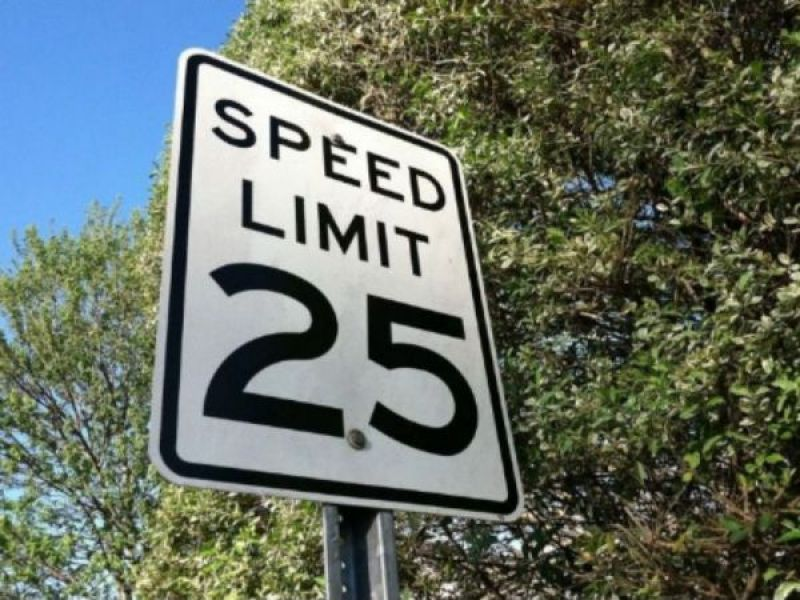
#> input picture perspective_transform/Speed_Sign_View_2.jpg, 800 x 600 px
$ jupyter execute perspective_transform.ipynb
#> lines starting #> are read from the running program, lines starting #| are printed output that depends on the picture; after the words box and inside, x2 and y2 are one past the last pixel; in counts of white or black regions, pixels touching at a corner belong together
# Perspective Transform: Straightening a Traffic Sign

A camera sees a flat object at an angle, so a rectangle appears as a **quadrilateral** and parallel lines converge. A **perspective transform** maps that quadrilateral back to a rectangle, as if the camera looked straight at the object. This is the core of a **bird's-eye view** in lane detection, and it gives a classifier a front-on view of a traffic sign.

This notebook does the following on a speed limit sign photographed at an angle:
1. Explains how a perspective transform differs from the affine transforms in the previous notebook.
2. Marks the four corners of the sign and checks them on the image.
3. Computes the 3 × 3 perspective matrix from the four corner pairs.
4. Warps the sign to a straight, rectangular view.
5. Checks the matrix by mapping the corners and measuring the error.
6. Saves all results to `output/`.

## 1. Imports

- `cv2` (OpenCV): image I/O, perspective matrix and warping
- `matplotlib`: displaying images
- `numpy`: array operations
- `pathlib`: file paths that work on any OS

[cell 1]
from pathlib import Path

import cv2
import matplotlib.pyplot as plt
import numpy as np

plt.rcParams["figure.dpi"] = 80  # keeps the saved notebook small

## 2. Perspective transform and homography

An affine transform (rotation, translation, scaling) keeps parallel lines parallel. A perspective transform does not: two rails that converge into the distance can be made parallel again. It is described by a $3 \times 3$ matrix $H$, called a **homography**, and uses homogeneous coordinates:

$$\begin{bmatrix} x' \\ y' \\ w \end{bmatrix} = H \begin{bmatrix} x \\ y \\ 1 \end{bmatrix}, \qquad x_{\text{out}} = \frac{x'}{w}, \quad y_{\text{out}} = \frac{y'}{w}$$

The division by $w$ is what produces the perspective effect. $H$ has 8 free values, because its last entry is fixed to 1 and the overall scale does not change the result. Each pair of matching points gives 2 equations, so **4 point pairs** are exactly enough. `cv2.getPerspectiveTransform` solves that system.

With exactly 4 points, a single wrong corner gives a wrong matrix. With noisy points, use more points and `cv2.findHomography` with RANSAC, which ignores outliers.

## 3. Configuration

- `INPUT_PATH`: the sign photo.
- `SOURCE_POINTS`: the four corners of the sign in the photo, in pixels, in the order top-left, top-right, bottom-right, bottom-left. They were read from the image by eye.
- `OUTPUT_SIZE`: the `(width, height)` of the straightened sign in pixels. It follows the sign's proportions, which are close to 3:4 here.
- All results are saved to `OUTPUT_DIR`.

[cell 2]
INPUT_PATH = Path("Speed_Sign_View_2.jpg")
OUTPUT_DIR = Path("output")

SOURCE_POINTS = np.float32([
    [185, 50],   # top-left
    [452, 150],  # top-right
    [523, 515],  # bottom-right
    [150, 478],  # bottom-left
])
OUTPUT_SIZE = (300, 400)  # (width, height) of the straightened sign

## 4. Load the image and check the corners

Helper functions:
- `load_image` wraps `cv2.imread`, which returns `None` on failure instead of raising an error.
- `show_images` shows several images side by side. Colour images are converted from BGR to RGB before display.
- `draw_polygon` draws the four points and the outline on a copy of the image, so the chosen corners can be checked by eye.
- `save_image` writes an image and checks the result.

Check that the red outline follows the outer edge of the sign before going on.

[cell 3]
def load_image(path: Path) -> np.ndarray:
    """Load a colour image with OpenCV (BGR order) and raise a clear error if it fails."""
    image = cv2.imread(str(path), cv2.IMREAD_COLOR)
#> image is the input picture: shape (600, 800, 3); mean B, G, R 99.4, 110.1, 100.7
    if image is None:
        raise FileNotFoundError(f"Could not read image: {path.resolve()}")
    return image


def show_images(images: dict[str, np.ndarray], cols: int | None = None, size: float = 5.0) -> None:
    """Show several images side by side. Colour images are converted from BGR to RGB for matplotlib."""
    cols = cols or len(images)
    rows = -(-len(images) // cols)  # ceiling division
    fig, axes = plt.subplots(rows, cols, figsize=(size * cols, size * rows * 0.75),
                             squeeze=False, layout="constrained")
    for ax in axes.ravel():
        ax.axis("off")
    for ax, (title, img) in zip(axes.ravel(), images.items()):
        if img.ndim == 2:
            ax.imshow(img, cmap="gray", vmin=0, vmax=255)
        else:
            ax.imshow(cv2.cvtColor(img, cv2.COLOR_BGR2RGB))
        ax.set_title(title)
    plt.show()


def draw_polygon(img: np.ndarray, points: np.ndarray) -> np.ndarray:
    """Return a copy of the image with the outline and corner points drawn in red."""
    out = img.copy()
    pts = points.astype(np.int32).reshape(-1, 1, 2)
    cv2.polylines(out, [pts], isClosed=True, color=(0, 0, 255), thickness=2)
    for x, y in points.astype(int):
        cv2.circle(out, (x, y), 5, (0, 0, 255), thickness=-1)
    return out


def save_image(path: Path, image: np.ndarray) -> None:
    """Save a BGR or single-channel image with OpenCV, raising an error if it fails."""
    path.parent.mkdir(parents=True, exist_ok=True)
    if not cv2.imwrite(str(path), image):
        raise OSError(f"Could not write image: {path.resolve()}")
    print(f"Saved {path}")

[cell 4]
image = load_image(INPUT_PATH)
height, width = image.shape[:2]
#> height = 600; width = 800
print(f"Image size (height, width): {height}, {width}")
#| Image size (height, width): 600, 800

marked = draw_polygon(image, SOURCE_POINTS)
#> in draw_polygon, `cv2.polylines(out, [pts], isClosed=True, color=(0, 0, 255), thickness=2)`:
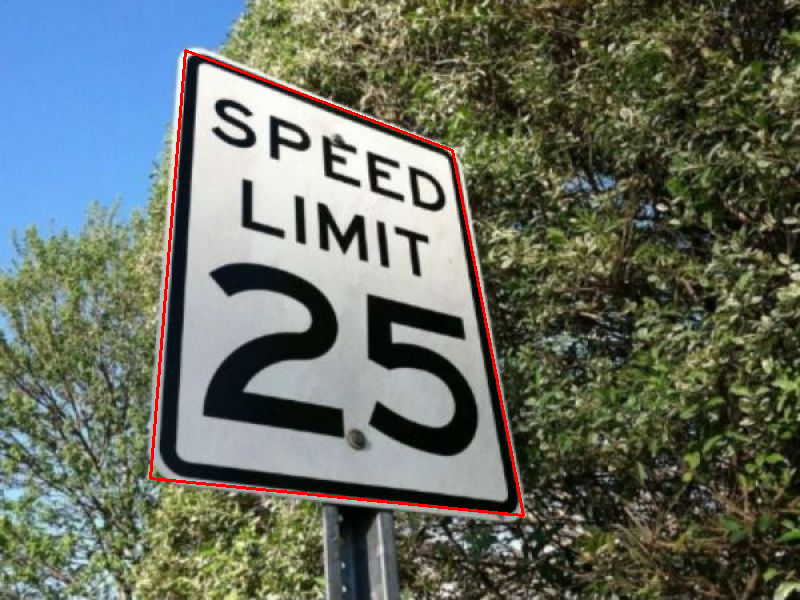
#> out: shape (600, 800, 3); 0.88% of pixels changed, all inside (x1, y1, x2, y2) = (149, 49, 525, 517)
#> after the loop in draw_polygon, `for x, y in points.astype(int):`:
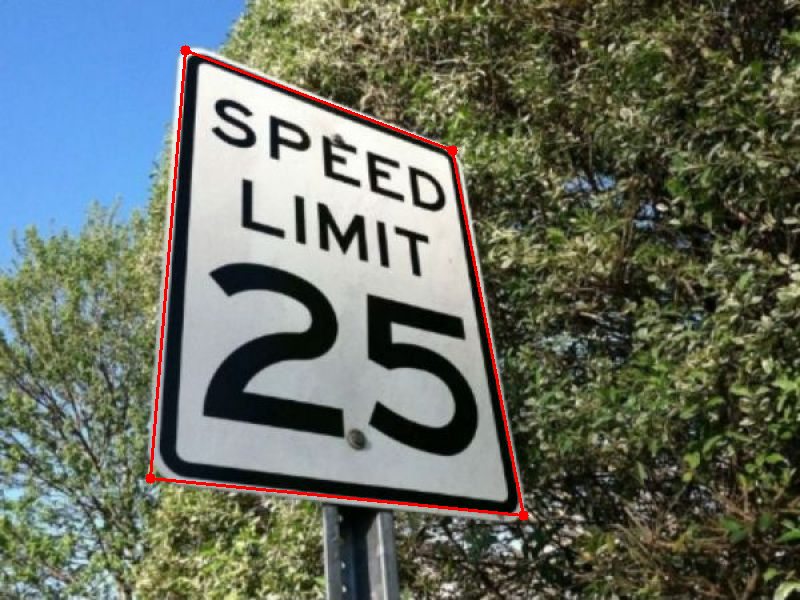
#> out: shape (600, 800, 3); 0.04% of pixels changed, all inside (x1, y1, x2, y2) = (145, 45, 529, 521)
show_images({"Sign corners (red)": marked})
#> in show_images, `cols = cols or len(images)`: cols = 1
#> the loop in show_images, `for ax in axes.ravel():` made 1 pass
#> the loop in show_images, `for ax, (title, img) in zip(axes.ravel(), images.items()):` made 1 pass
#> title on pass 1: 'Sign corners (red)'

## 5. Compute the perspective matrix

The destination points are the corners of an upright rectangle of size `OUTPUT_SIZE`, in the same order as the source points. `cv2.getPerspectiveTransform` returns the $3 \times 3$ matrix $H$ that maps each source corner to its destination corner.

[cell 5]
out_w, out_h = OUTPUT_SIZE
DESTINATION_POINTS = np.float32([
    [0, 0],           # top-left
    [out_w, 0],       # top-right
    [out_w, out_h],   # bottom-right
    [0, out_h],       # bottom-left
])

H = cv2.getPerspectiveTransform(SOURCE_POINTS, DESTINATION_POINTS)
#> H = [[0.795, 0.065, -150.3], [-0.441, 1.18, 22.71], [-0.000901, 0.000907, 1]]
print("Perspective matrix H:\n", np.round(H, 4))
#| Perspective matrix H:
#|  [[ 7.948000e-01  6.500000e-02 -1.502876e+02]
#|  [-4.410000e-01  1.177500e+00  2.271270e+01]
#|  [-9.000000e-04  9.000000e-04  1.000000e+00]]

## 6. Warp the sign

`cv2.warpPerspective` works like `warpAffine` from the previous notebook. For each pixel of the output it looks up the matching position in the photo, using $H^{-1}$, and interpolates between pixels where needed.

[cell 6]
warped = cv2.warpPerspective(image, H, OUTPUT_SIZE)
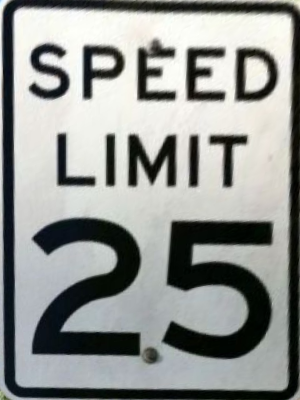
#> warped: shape (400, 300, 3); mean B, G, R 145.7, 148.6, 146

show_images({
    "Original photo": image,
    "Straightened sign": warped,
})
#> call 2 of show_images, with size = 5
#> in show_images (call 2), `cols = cols or len(images)`: cols = 2
#> the loop in show_images (call 2), `for ax in axes.ravel():` made 2 passes
#> the loop in show_images (call 2), `for ax, (title, img) in zip(axes.ravel(), images.items()):` made 2 passes
#> in show_images (call 2), `plt.show()`:
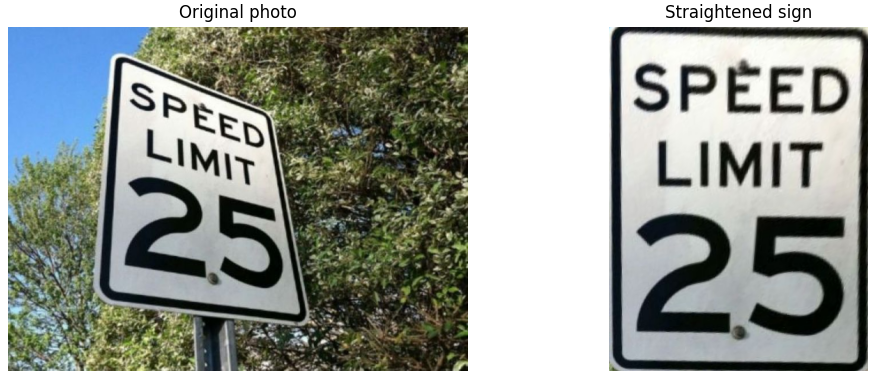
#> figure drawn by matplotlib, 2 panels

## 7. Check the matrix

If the corners are right, mapping each source point with $H$ gives its destination point. `cv2.perspectiveTransform` applies $H$ to points, including the division by $w$. The error below is the distance in pixels between the mapped points and the destination corners. It should be close to zero, which only shows that the matrix fits the four points. It does not show that the four points were placed correctly on the sign, which is why section 4 checks them by eye.

[cell 7]
mapped = cv2.perspectiveTransform(SOURCE_POINTS.reshape(-1, 1, 2), H).reshape(-1, 2)
#> mapped = [[0, -2.02e-14], [300, 4.87e-15], [300, 400], [0, 400]]
errors = np.linalg.norm(mapped - DESTINATION_POINTS, axis=1)
#> errors = [2.02e-14, 4.87e-15, 0, 0]

for name, error in zip(["top-left", "top-right", "bottom-right", "bottom-left"], errors):
    print(f"{name:>13}: error {error:.4f} px")
#> this loop made 4 passes
#> (name, error) on passes 1 to 4: ('top-left', 2.02e-14), ('top-right', 4.87e-15), ('bottom-right', 0), ('bottom-left', 0)
#|      top-left: error 0.0000 px
#|     top-right: error 0.0000 px
#|  bottom-right: error 0.0000 px
#|   bottom-left: error 0.0000 px

## 8. Save the results

All results are written to `OUTPUT_DIR`, using the input file name as a prefix.

[cell 8]
stem = INPUT_PATH.stem
outputs = {
    "corners_marked": marked,
    "straightened": warped,
}
for suffix, result in outputs.items():
    save_image(OUTPUT_DIR / f"{stem}_{suffix}.jpg", result)
#> this loop made 2 passes
#| Saved output/Speed_Sign_View_2_corners_marked.jpg
#| Saved output/Speed_Sign_View_2_straightened.jpg
